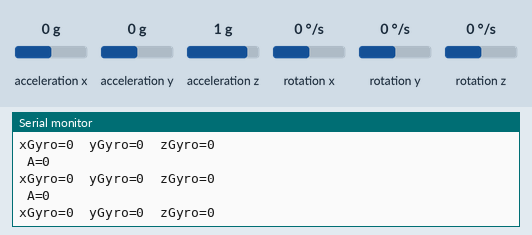
Recording of a sketch running on a simulated Arduino Uno, built with avr-gcc and run on an emulated ATmega328P. On the bench: the last lines printed to the serial monitor. Wiring (inferred from the names in the program): ADXL345 accelerometer at I2C address 0x53; ITG-3200 gyroscope at I2C address 0x68. Inputs (shaded band) come from the test bench; at power-on: rotation x 0 °/s, rotation y 0 °/s, rotation z 0 °/s, acceleration x 0 g, acceleration y 0 g, acceleration z 1 g.

Above: at 1.2 s.
1.3 s: rotation x set to -192 °/s
At 1.31 s:
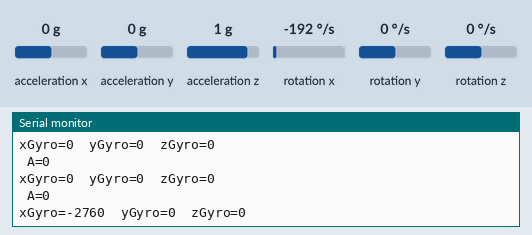
2.8 s: rotation y set to -192 °/s
At 2.81 s:
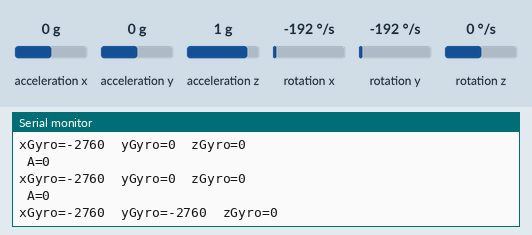
4.3 s: rotation z set to -192 °/s
At 4.31 s:
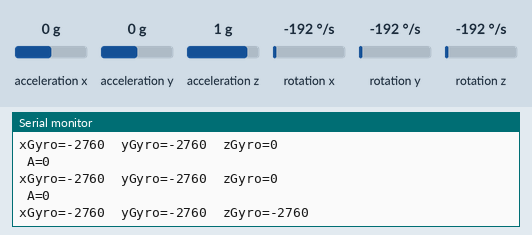

Measured:
- after the input at 1.3 s, the serial monitor: prints a new line at once (image 1)
- after the input at 2.8 s, the serial monitor: prints a new line at once (image 2)
- after the input at 4.3 s, the serial monitor: prints a new line at once (image 3)

The sketch:

main1.ino
```cpp
#include<MsTimer2.h>
#include <Wire.h>
//加速器传感器
#define ADXLAddress (0x53)     //ADXL345的I2C地址（ADDR接地）
//陀螺仪传感器ITG3205
#define ITGAddress   0x68    //ITG3205的I2C地址（AD0接地）
#define G_SMPLRT_DIV 0x15    //设置采样率的寄存器
#define G_DLPF_FS 0x16     //设置量程、低通滤波带宽、时钟频率的寄存器
#define G_INT_CFG 0x17     //设置中断的寄存器
#define G_PWR_MGM 0x3E    //设置电源管理的寄存器

int xGyro, yGyro, zGyro;      //存放角速度值,温度
int buffG[6];                  //存放寄存器高低位值，X、Y、Z轴共6个

int xAcc,  yAcc,  zAcc;       // 存放加速度值
int buffA[6];                  //存放寄存器高低位值，X、Y、Z轴共6个

// 陀螺仪传感器误差修正的偏移量
int g_offx = 0;
int g_offy = 0;
int g_offz = 0;

// 加速度传感器误差修正的偏移量
int a_offx = 0;
int a_offy = 0;
int a_offz = 0;

int flag = 0;//定时中断标志位

void timer(){
  flag = 1;
  }


void writeRegister(int deviceAddress, byte address, byte val)
{
  Wire.beginTransmission(deviceAddress);
  Wire.write(address);
  Wire.write(val);
  Wire.endTransmission();
}

void readRegisterA(int deviceAddress, byte address)
{
  Wire.beginTransmission(deviceAddress);
  Wire.write(address);
  Wire.endTransmission();
  Wire.beginTransmission(deviceAddress);
  Wire.requestFrom(deviceAddress, 6);

  int i = 0;
  while (Wire.available())
  {
    buffA[i++] = Wire.read();
  }
  Wire.endTransmission();
}


void readRegisterG(int deviceAddress, byte address)
{
  Wire.beginTransmission(deviceAddress);
  Wire.write(address);
  Wire.endTransmission();
  Wire.beginTransmission(deviceAddress);
  Wire.requestFrom(deviceAddress, 6);

  int i = 0;
  while (Wire.available())
  {
    buffG[i++] = Wire.read();
  }
  Wire.endTransmission();
}

void initGyro()
{
  /*****************************************
     ITG3205
     G_SMPLRT_DIV：采样率 = 125Hz
     G_DLPF_FS：+ - 2000度/秒、低通滤波器5HZ、内部采样率1kHz
     G_INT_CFG：没有中断
     G_PWR_MGM：电源管理设定：无复位、无睡眠模式、无待机模式、内部振荡器
   ******************************************/
  writeRegister(ITGAddress, G_SMPLRT_DIV, 0x07); //设置采样率
  writeRegister(ITGAddress, G_DLPF_FS, 0x1E); //设置量程、低通滤波带宽、内部采样率
  writeRegister(ITGAddress, G_INT_CFG, 0x00); //设置中断（默认值）
  writeRegister(ITGAddress, G_PWR_MGM, 0x00);    //设置电源管理（默认值）
}

void getGyroValues()
{
  readRegisterG(ITGAddress, 0x1D); //读取陀螺仪ITG3205的数据
  xGyro = ((buffG[0] << 8) | buffG[1]) + g_offx;
  yGyro = ((buffG[2] << 8) | buffG[3]) + g_offy;
  zGyro = ((buffG[4] << 8) | buffG[5]) + g_offz;
}


void initAcc()
{
  //配置ADXL345，ADXL345采用默认的+-2g量程，10位分辨率
writeRegister (ADXLAddress, 0x2C, 0x09);//设置输出数据速率50Hz，带宽25Hz。
//默认值为0x0A,对应输出数据速率100Hz，带宽50Hz
writeRegister (ADXLAddress, 0x2D, 0x08);  //设置ADXL345为测量模式。
  }

void getAccData()
{
  readRegisterA(ADXLAddress, 0x32);
  xAcc = ((buffA[1] << 8) | buffA[0] )+ a_offx;
  yAcc = ((buffA[3] << 8) | buffA[2] )+ a_offy;
  zAcc = ((buffA[5] << 8) | buffA[4]) + a_offz;
}


void setup() {
  Serial.begin(9600);//和默认蓝牙一个通信波特率，保证信息传输正确
  Wire.begin();
  initAcc();
  initGyro();
  //100ms 一次检测，1s检测10次
  MsTimer2::set(100,timer);
  MsTimer2::start();

}

void loop() {
  if(flag){
    //加速度
    getAccData();
    //Serial.print("xAcc=");
    //Serial.print(xAcc);
    //Serial.print("  yAcc=");
    //Serial.print(yAcc);
    //Serial.print("  zAcc=");
    //Serial.println(zAcc);
    int a = sqrt(sq(xAcc)+sq(yAcc)+sq(zAcc));//计算合加速度
    Serial.print(" A=");
    Serial.println(a,DEC);
    //陀螺仪
    getGyroValues();
    Serial.print("xGyro=");
    Serial.print(xGyro,DEC);
    Serial.print("  yGyro=");
    Serial.print(yGyro,DEC);
    Serial.print("  zGyro=");
    Serial.println(zGyro,DEC);
    flag = 0;
  }

}
```
